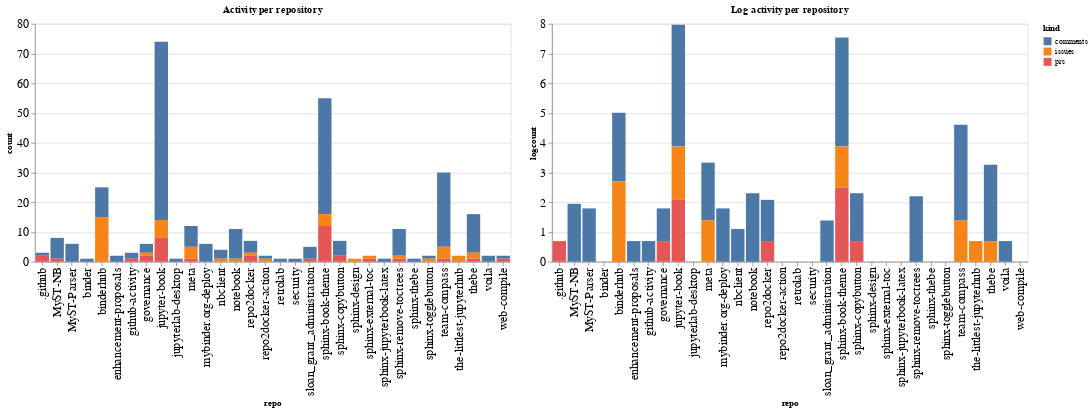

The notebook cell saved with this chart:
### Code cell
ch1 = alt.Chart(repo_summaries, width=600, title="Activity per repository").mark_bar().encode(
    x='repo',
    y='count',
    color='kind',
    tooltip="kind"
)

ch2 = alt.Chart(repo_summaries, width=600, title="Log activity per repository").mark_bar().encode(
    x='repo',
    y='logcount',
    color='kind',
    tooltip="kind"
)

ch1 | ch2

### Figure 1 — Vega-Lite specification as saved in the notebook (floating-point values rounded to 4 significant figures)
{"config": {"axisLeft": {"labelFontSize": 15}, "axisBottom": {"labelFontSize": 15}}, "hconcat": [{"mark": "bar", "encoding": {"color": {"type": "nominal", "field": "kind"}, "tooltip": {"type": "nominal", "field": "kind"}, "x": {"type": "nominal", "field": "repo"}, "y": {"type": "quantitative", "field": "count"}}, "title": "Activity per repository", "width": 600}, {"mark": "bar", "encoding": {"color": {"type": "nominal", "field": "kind"}, "tooltip": {"type": "nominal", "field": "kind"}, "x": {"type": "nominal", "field": "repo"}, "y": {"type": "quantitative", "field": "logcount"}}, "title": "Log activity per repository", "width": 600}], "data": {"name": "data-5d8cd15230041ccd3c7591e3095bbad0"}, "$schema": "https://vega.github.io/schema/vega-lite/v4.8.1.json", "datasets": {"data-5d8cd15230041ccd3c7591e3095bbad0": [{"repo": ".github", "kind": "comments", "count": 1, "logcount": 0.0}, {"repo": ".github", "kind": "prs", "count": 2, "logcount": 0.6931}, {"repo": "MyST-NB", "kind": "comments", "count": 7, "logcount": 1.946}, {"repo": "MyST-NB", "kind": "prs", "count": 1, "logcount": 0.0}, {"repo": "MyST-Parser", "kind": "comments", "count": 6, "logcount": 1.792}, {"repo": "binder", "kind": "comments", "count": 1, "logcount": 0.0}, {"repo": "binderhub", "kind": "comments", "count": 10, "logcount": 2.303}, {"repo": "binderhub", "kind": "issues", "count": 15, "logcount": 2.708}, {"repo": "enhancement-proposals", "kind": "comments", "count": 2, "logcount": 0.6931}, {"repo": "github-activity", "kind": "comments", "count": 2, "logcount": 0.6931}, {"repo": "github-activity", "kind": "prs", "count": 1, "logcount": 0.0}, {"repo": "governance", "kind": "comments", "count": 3, "logcount": 1.099}, {"repo": "governance", "kind": "issues", "count": 1, "logcount": 0.0}, {"repo": "governance", "kind": "prs", "count": 2, "logcount": 0.6931}, {"repo": "jupyter-book", "kind": "comments", "count": 60, "logcount": 4.094}, {"repo": "jupyter-book", "kind": "issues", "count": 6, "logcount": 1.792}, {"repo": "jupyter-book", "kind": "prs", "count": 8, "logcount": 2.079}, {"repo": "jupyterlab-desktop", "kind": "comments", "count": 1, "logcount": 0.0}, {"repo": "meta", "kind": "comments", "count": 7, "logcount": 1.946}, {"repo": "meta", "kind": "issues", "count": 4, "logcount": 1.386}, {"repo": "meta", "kind": "prs", "count": 1, "logcount": 0.0}, {"repo": "mybinder.org-deploy", "kind": "comments", "count": 6, "logcount": 1.792}, {"repo": "nbclient", "kind": "comments", "count": 3, "logcount": 1.099}, {"repo": "nbclient", "kind": "issues", "count": 1, "logcount": 0.0}, {"repo": "notebook", "kind": "comments", "count": 10, "logcount": 2.303}, {"repo": "notebook", "kind": "issues", "count": 1, "logcount": 0.0}, {"repo": "repo2docker", "kind": "comments", "count": 4, "logcount": 1.386}, {"repo": "repo2docker", "kind": "issues", "count": 1, "logcount": 0.0}, {"repo": "repo2docker", "kind": "prs", "count": 2, "logcount": 0.6931}, {"repo": "repo2docker-action", "kind": "comments", "count": 1, "logcount": 0.0}, {"repo": "repo2docker-action", "kind": "issues", "count": 1, "logcount": 0.0}, {"repo": "retrolab", "kind": "comments", "count": 1, "logcount": 0.0}, {"repo": "security", "kind": "comments", "count": 1, "logcount": 0.0}, {"repo": "sloan_grant_administration", "kind": "comments", "count": 4, "logcount": 1.386}, {"repo": "sloan_grant_administration", "kind": "prs", "count": 1, "logcount": 0.0}, {"repo": "sphinx-book-theme", "kind": "comments", "count": 39, "logcount": 3.664}, {"repo": "sphinx-book-theme", "kind": "issues", "count": 4, "logcount": 1.386}, {"repo": "sphinx-book-theme", "kind": "prs", "count": 12, "logcount": 2.485}, {"repo": "sphinx-copybutton", "kind": "comments", "count": 5, "logcount": 1.609}, {"repo": "sphinx-copybutton", "kind": "prs", "count": 2, "logcount": 0.6931}, {"repo": "sphinx-design", "kind": "issues", "count": 1, "logcount": 0.0}, {"repo": "sphinx-external-toc", "kind": "issues", "count": 1, "logcount": 0.0}, {"repo": "sphinx-external-toc", "kind": "prs", "count": 1, "logcount": 0.0}, {"repo": "sphinx-jupyterbook-latex", "kind": "comments", "count": 1, "logcount": 0.0}, {"repo": "sphinx-remove-toctrees", "kind": "comments", "count": 9, "logcount": 2.197}, {"repo": "sphinx-remove-toctrees", "kind": "issues", "count": 1, "logcount": 0.0}, {"repo": "sphinx-remove-toctrees", "kind": "prs", "count": 1, "logcount": 0.0}, {"repo": "sphinx-thebe", "kind": "comments", "count": 1, "logcount": 0.0}, {"repo": "sphinx-togglebutton", "kind": "comments", "count": 1, "logcount": 0.0}, {"repo": "sphinx-togglebutton", "kind": "issues", "count": 1, "logcount": 0.0}, {"repo": "team-compass", "kind": "comments", "count": 25, "logcount": 3.219}, {"repo": "team-compass", "kind": "issues", "count": 4, "logcount": 1.386}, {"repo": "team-compass", "kind": "prs", "count": 1, "logcount": 0.0}, {"repo": "the-littlest-jupyterhub", "kind": "issues", "count": 2, "logcount": 0.6931}, {"repo": "thebe", "kind": "comments", "count": 13, "logcount": 2.565}, {"repo": "thebe", "kind": "issues", "count": 2, "logcount": 0.6931}, {"repo": "thebe", "kind": "prs", "count": 1, "logcount": 0.0}, {"repo": "voila", "kind": "comments", "count": 2, "logcount": 0.6931}, {"repo": "web-compile", "kind": "comments", "count": 1, "logcount": 0.0}, {"repo": "web-compile", "kind": "prs", "count": 1, "logcount": 0.0}]}}
